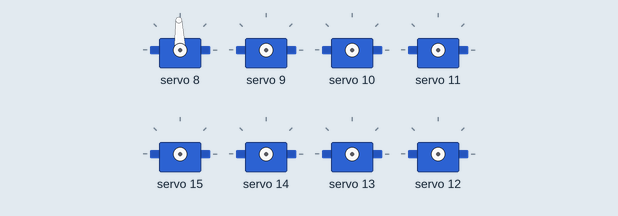
The sketch below on a simulated ESP32. Parts: 8 × servo. What the sketch prints to the serial monitor is not drawn.

Above: at 0.05 s.
At 3.65 s:
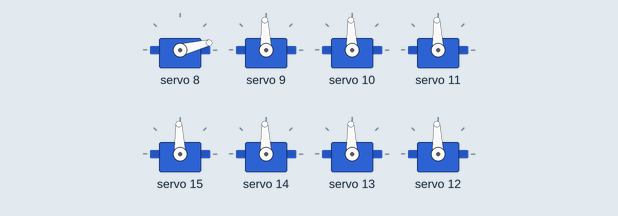
At 4.0 s:
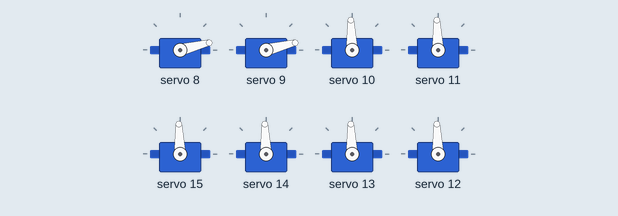
At 4.4 s:
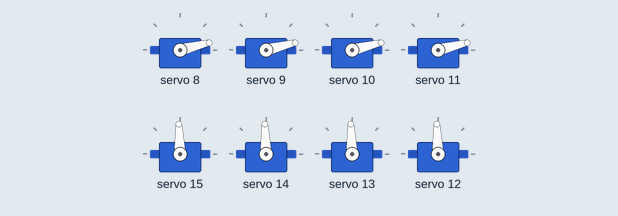
At 4.8 s:
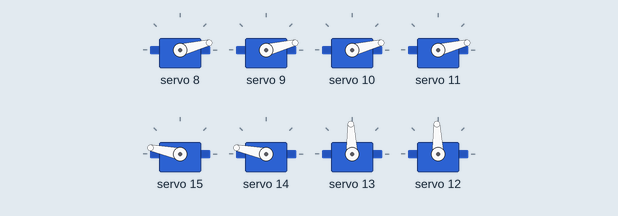
At 5.2 s:
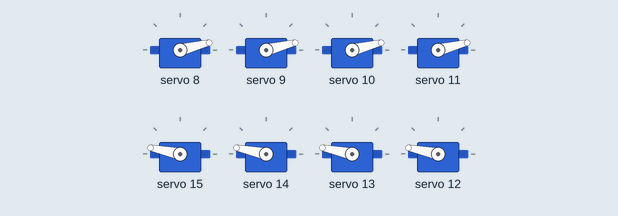
Timing chart, 0 to 6.8 s (numbered marks = the images above):
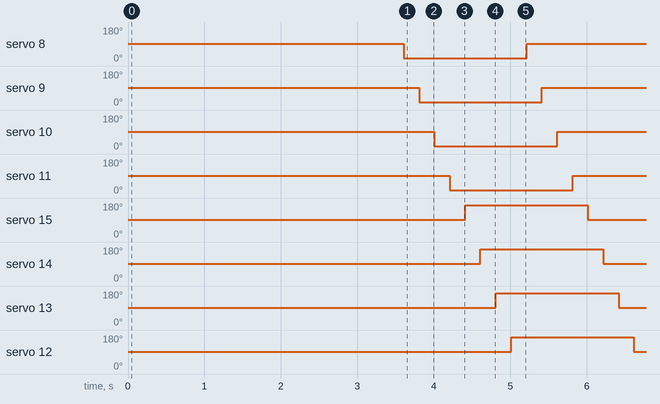

The sketch:

spiderbot_back_servo_calibration.ino
```cpp
/*
  ESP32 PCA9685 Servo Control
  esp32-pca9685.ino
  Driving multiple servo motors with ESP32 and PCA9685 PWM module
  Use I2C Bus

  DroneBot Workshop 2020
  https://dronebotworkshop.com
*/

// Include Wire Library for I2C
#include <Wire.h>

// Include Adafruit PCA9685 Servo Library
#include <Adafruit_PWMServoDriver.h>

// Creat object to represent PCA9685 at default I2C address
Adafruit_PWMServoDriver pca9685 = Adafruit_PWMServoDriver(0x40);

// Define maximum and minimum number of "ticks" for the servo motors
// Range from 0 to 4095
// This determines the pulse width

#define SERVOMIN  110  // Minimum value
#define SERVOMAX  500  // Maximum value

// Define servo motor connections (expand as required)

// Servos for Horizzontal movement of the leg
// Left Leg
#define SER0  0
#define SER1  1
#define SER2  2
#define SER3  3
// Right leg
#define SER4  4
#define SER5  5
#define SER6  6
#define SER7  7

// Servos for Vertical movement of the leg
// Left Leg
#define SER8  8
#define SER9  9
#define SER10 10
#define SER11 11
// Right leg
#define SER12 12
#define SER13 13
#define SER14 14
#define SER15 15


// Variables for Servo Motor positions (expand as required)
int pwm0;
int pwm1;
int pwm2;
int pwm3;

int pwm4;
int pwm5;
int pwm6;
int pwm7;

int pwm8;
int pwm9;
int pwm10;
int pwm11;

int pwm12;
int pwm13;
int pwm14;
int pwm15;


// Back left motors
int angleBackLeftMax = 15; // Up
int angleBackLeftMin = 90; // Down

// Back right motors
int angleBackRightMax = 165; // Up
int angleBackRightMin = 90; // Down

int delayTime = 200; // Delay between movements


void setup() {
  // Serial monitor setup
  Serial.begin(115200);
  // Print to monitor
  Serial.println("PCA9685 Servo Test");
  // Initialize PCA9685
  pca9685.begin();
  // Set PWM Frequency to 50Hz
  pca9685.setPWMFreq(50);
}

void loop() {


    // Back left motors - move down
    pwm8 = map(angleBackLeftMin, 0, 180, SERVOMIN, SERVOMAX);
    pca9685.setPWM(SER8, 0, pwm8);
    delay(delayTime);
    pwm9 = map(angleBackLeftMin, 0, 180, SERVOMIN, SERVOMAX);
    pca9685.setPWM(SER9, 0, pwm9);
    delay(delayTime);
    pwm10 = map(angleBackLeftMin, 0, 180, SERVOMIN, SERVOMAX);
    pca9685.setPWM(SER10, 0, pwm10);
    delay(delayTime);
    pwm11 = map(angleBackLeftMin, 0, 180, SERVOMIN, SERVOMAX);
    pca9685.setPWM(SER11, 0, pwm11);
    delay(delayTime);

    // Back right motors - move down
    pwm15 = map(angleBackRightMin, 0, 180, SERVOMIN, SERVOMAX);
    pca9685.setPWM(SER15, 0, pwm15);
    delay(delayTime);
    pwm14 = map(angleBackRightMin, 0, 180, SERVOMIN, SERVOMAX);
    pca9685.setPWM(SER14, 0, pwm14);
    delay(delayTime);
    pwm13 = map(angleBackRightMin, 0, 180, SERVOMIN, SERVOMAX);
    pca9685.setPWM(SER13, 0, pwm13);
    delay(delayTime);
    pwm12 = map(angleBackRightMin, 0, 180, SERVOMIN, SERVOMAX);
    pca9685.setPWM(SER12, 0, pwm12);
    delay(delayTime);

    delay(2000);

    // Back left motors - Move Up
    pwm8 = map(angleBackLeftMax, 0, 180, SERVOMIN, SERVOMAX);
    pca9685.setPWM(SER8, 0, pwm8);
    delay(delayTime);
    pwm9 = map(angleBackLeftMax, 0, 180, SERVOMIN, SERVOMAX);
    pca9685.setPWM(SER9, 0, pwm9);
    delay(delayTime);
    pwm10 = map(angleBackLeftMax, 0, 180, SERVOMIN, SERVOMAX);
    pca9685.setPWM(SER10, 0, pwm10);
    delay(delayTime);
    pwm11 = map(angleBackLeftMax, 0, 180, SERVOMIN, SERVOMAX);
    pca9685.setPWM(SER11, 0, pwm11);
    delay(delayTime);

    // Back right motors - Move Up
    pwm15 = map(angleBackRightMax, 0, 180, SERVOMIN, SERVOMAX);
    pca9685.setPWM(SER15, 0, pwm15);
    delay(delayTime);
    pwm14 = map(angleBackRightMax, 0, 180, SERVOMIN, SERVOMAX);
    pca9685.setPWM(SER14, 0, pwm14);
    delay(delayTime);
    pwm13 = map(angleBackRightMax, 0, 180, SERVOMIN, SERVOMAX);
    pca9685.setPWM(SER13, 0, pwm13);
    delay(delayTime);
    pwm12 = map(angleBackRightMax, 0, 180, SERVOMIN, SERVOMAX);
    pca9685.setPWM(SER12, 0, pwm12);
    delay(delayTime);

}
```

Measured:
- by itself, servo 8–11: alternates 92° for 3.6 s and 14° for 1.6 s
- by itself, servo 15, servo 14, servo 13, servo 12: alternates 168° for 1.6 s and 92° for 3.6 s
